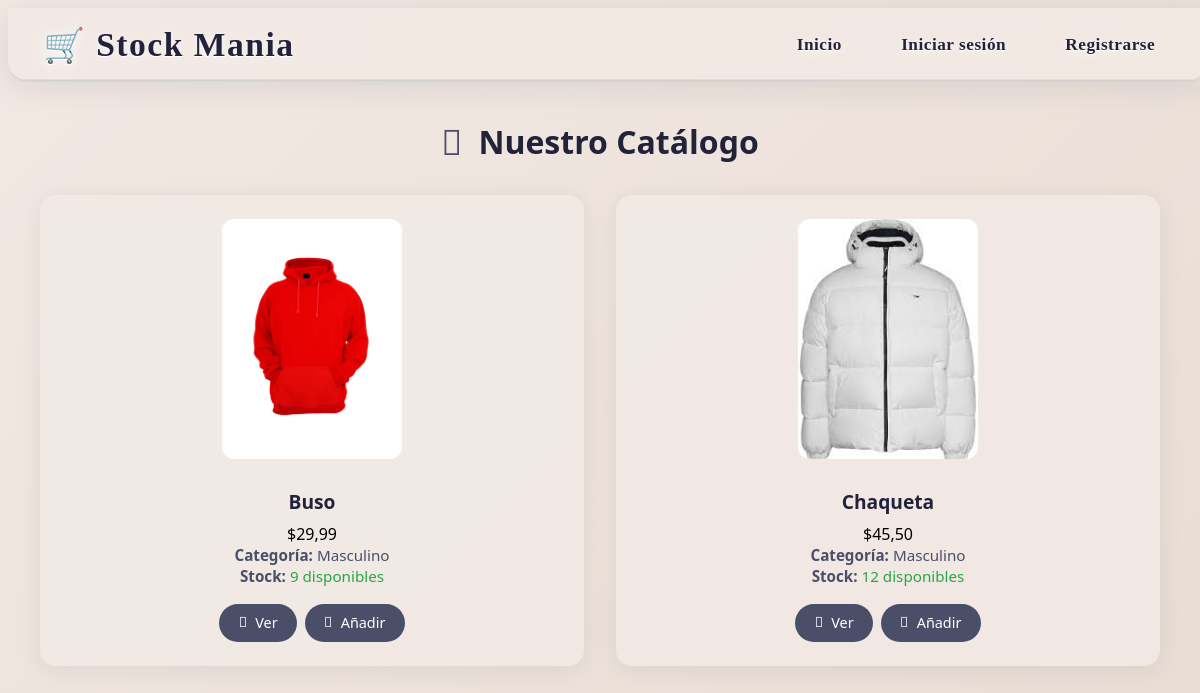
Page /prendas/listar_prendas_usuario on the earlier database version.
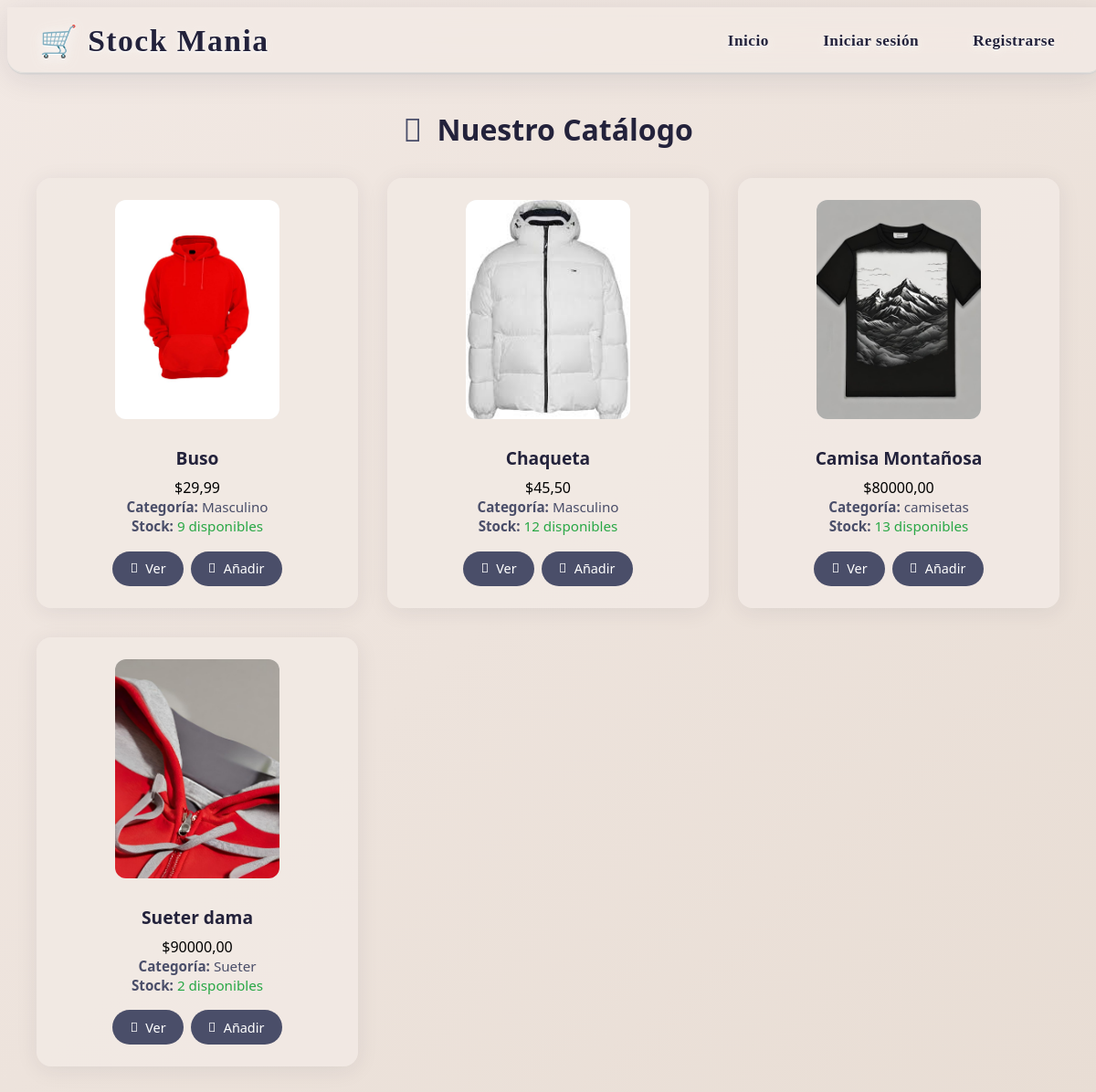
Same page on the later database version.
### applications/prendas/models.py (models this page shows, shortened)
class Prenda(models.Model):
    nombre_prenda = models.CharField(max_length=100)
    color_prenda = models.CharField(max_length=50)
    talla_prenda = models.CharField(max_length=10)
    categoria_prenda = models.CharField(max_length=50)
    precio = models.DecimalField(max_digits=10, decimal_places=2, default=0.00)
    stock = models.PositiveIntegerField(default=0)  # Inventario disponible
    imagen = models.ImageField(upload_to='prendas/', blank=True, null=True)

### applications/prendas/views.py (the view)
# urls.py: path('listar_prendas_usuario',views.PrendaListUser.as_view(),name='listar_como_usuario'),
class PrendaListUser(ListView):
    model = Prenda
    template_name = 'prendas/listar_como_usuario.html'
    context_object_name = 'prendas'
    paginate_by = 6  # Muestra 6 productos por página
    ordering = ['id']

### templates/prendas/listar_como_usuario.html (shortened to what this page needs)
<!doctype html>
<html lang="es">
<head>
  <link rel="stylesheet" href="https://cdnjs.cloudflare.com/ajax/libs/font-awesome/6.4.0/css/all.min.css"
 />
</head>
<body>
  {% include "usuarios/header.html" %}
  <div class="catalogo-container">
    <div class="catalogo-header">
      <h1 class="catalogo-titulo">
        <i class="fa-solid fa-store"></i>
        Nuestro Catálogo
      </h1>
    </div>
    <div class="catalogo">
      {% for prenda in prendas %}
      <div class="producto">
        {% if prenda.imagen %}
        <img src="{{ prenda.imagen.url }}" alt="{{ prenda.nombre_prenda }}" />
        {% else %}
        <img src="https://via.placeholder.com/180x240/eee/999?text=Sin+Imagen" alt="Imagen no disponible" />
        {% endif %}
        <div class="producto-nombre">{{ prenda.nombre_prenda }}</div>
        <div class="producto-precio">${{ prenda.precio }}</div>
        <div class="producto-detalle">
          <strong>Categoría:</strong> {{ prenda.categoria_prenda }}<br>
          {% if prenda.stock > 0 %}
          <strong>Stock:</strong> <span style="color: #28a745;">{{ prenda.stock }} disponibles</span>
          {% else %}
          <strong>Stock:</strong> <span style="color: #dc3545;">Agotado</span>
          {% endif %}
        </div>
        <div class="acciones">
          <a href="{% url 'prendas:detalle_prenda' prenda.id %}" class="btn-ver">
            <i class="fa-solid fa-eye"></i> Ver
          </a>
          {% if request.user.is_authenticated %}
          {% if prenda.stock > 0 %}
          <form action="{% url 'prendas:agregar_al_carrito' prenda.id %}" method="post" style="display: inline">
            {% csrf_token %}
            <button type="submit" class="btn-anadir">
              <i class="fa-solid fa-cart-plus"></i> Añadir
            </button>
          </form>
          {% else %}
          <button class="btn-anadir" disabled style="background: #6c757d; cursor: not-allowed;">
            <i class="fa-solid fa-ban"></i> Sin Stock
          </button>
          {% endif %}
          {% else %}
          <a href="{% url 'usuarios:login' %}?next={% url 'prendas:listar_como_usuario' %}" class="btn-anadir">
            <i class="fa-solid fa-cart-plus"></i> Añadir
          </a>
          {% endif %}
        </div>
      </div>
      {% empty %}
      <div class="no-productos">
        <i class="fa-regular fa-face-frown"></i> No hay prendas disponibles en este momento.
      </div>
      {% endfor %}
    </div>
  </div>
</body>
</html>

Differences in the rows shown:
added Prenda: imagen (picture), nombre_prenda "Camisa Montañosa", precio "80000,00", categoria_prenda "camisetas", stock "13"
added Prenda: imagen (picture), nombre_prenda "Sueter dama", precio "90000,00", categoria_prenda "Sueter", stock "2"
